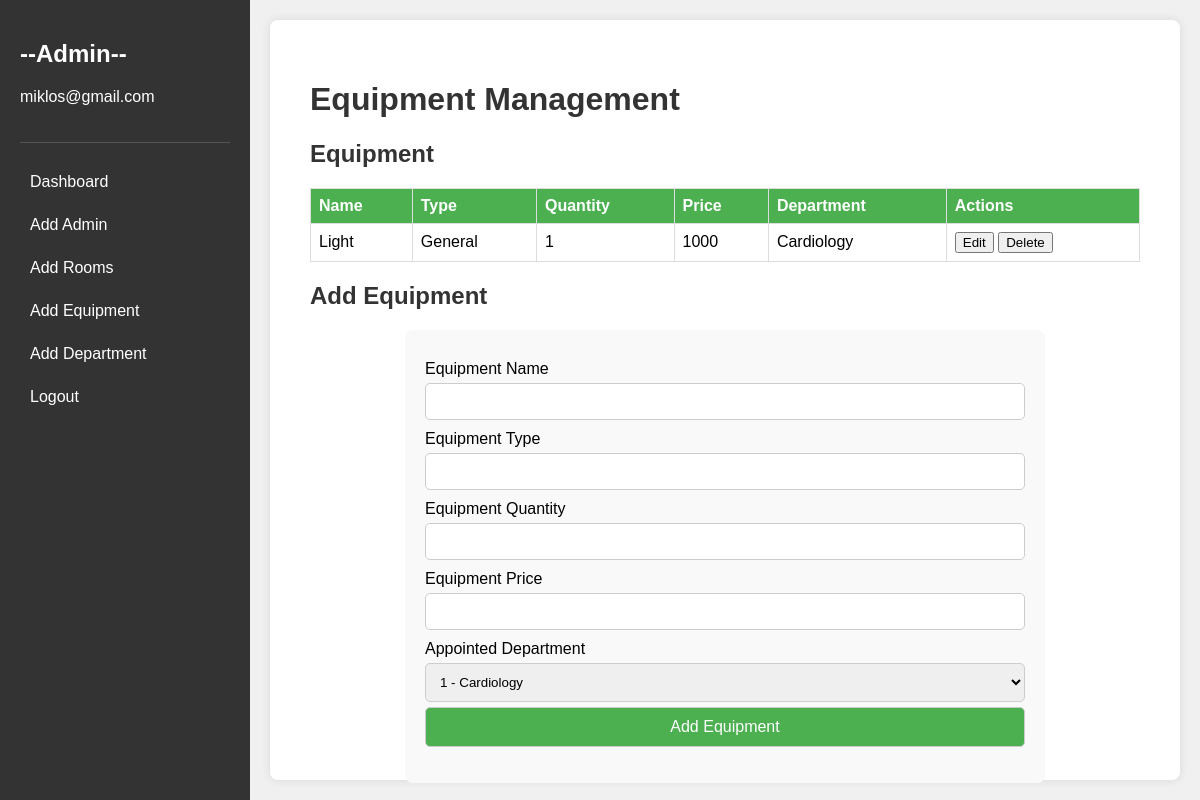
The app's page /adminLP/equipment (signed in), older data.
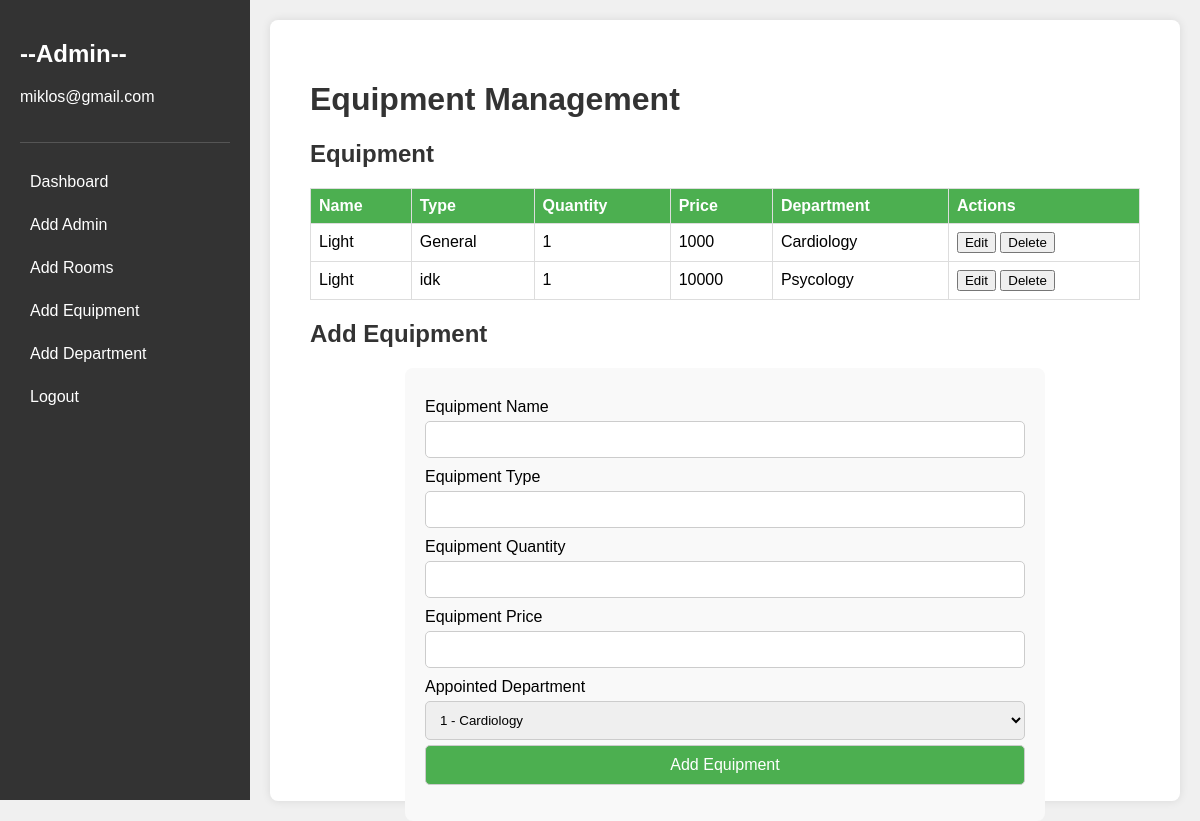
The same page, newer data.
### HPApp/models.py (models this page shows)
class Equipment(models.Model):
    eq_name = models.CharField(max_length=100, default='Unknown')
    eq_type = models.CharField(max_length=100, default='General')
    eq_qty = models.IntegerField(default=0)
    eq_price = models.IntegerField(default=0)
    department = models.ForeignKey(Department, on_delete=models.CASCADE, null=True, default=None)

class Department(models.Model):
    dep_name = models.CharField(max_length=100, default='Unknown')

### HPApp/views.py (the view, shortened to what this page needs)
# urls.py: path('adminLP/equipment', views.admin_equipment_management, name='admin_equipment_management'),
@login_required
def admin_equipment_management(request):
    success_message = ""
    selected_equipment = None
    equipment = models.Equipment.objects.all()
    departments = models.Department.objects.all()
    return render(request, 'admin_equipment_management.html', {
        'equipment': equipment,
        'success_message': success_message,
        'selected_equipment': selected_equipment,
        'departments': departments,
    })

### HPApp/models.py (called while the page is built)
    def __str__(self):
        return self.email

### HPApp/templates/admin_equipment_management.html (shortened to what this page needs)
<html>
    <head>
    </head>
    <body>
        <div class="sidebar">
            <div class="profile">
                <h2 class="profile-name">--Admin--</h2>
                <p class="profile-email">{{ user }}</p>
            </div>
            <nav class="sidebar-nav">
                <a href="{% url 'admin_LP' %}">Dashboard</a>
                <a href="{% url 'admin_addAdmin' %}">Add Admin</a>
                <a href="{% url 'admin_room_management' %}">Add Rooms</a>
                <a href="{% url 'admin_addEquipment' %}">Add Equipment</a>
                <a href="{% url 'admin_addDepartment' %}">Add Department</a>
                <a href="{% url 'logout' %}">Logout</a>
            </nav>
        </div>
            <div class="content">
                <h1>Equipment Management</h1>
            <h2>Equipment</h2>
            <table>
                <thead>
                    <tr>
                        <th>Name</th>
                        <th>Type</th>
                        <th>Quantity</th>
                        <th>Price</th>
                        <th>Department</th>
                        <th>Actions</th>
                    </tr>
                </thead>
                <tbody>
                    {% for eq in equipment %}
                    <tr>
                        <td>{{ eq.eq_name }}</td>
                        <td>{{ eq.eq_type }}</td>
                        <td>{{ eq.eq_qty }}</td>
                        <td>{{ eq.eq_price }}</td>
                        <td>{{ eq.department.dep_name }}</td>
                        <td>
                            <form method="GET" action="{% url 'admin_equipment_management' %}" style="display:inline;">
                                <button type="submit">Edit</button>
                            </form>
                            <form method="POST" action="{% url 'admin_equipment_management' %}" style="display:inline">
                                <button type="submit" onclick="return confirm('Are you sure you want to delete this equipment?');">Delete</button>
                            </form>
                        </td>
                    </tr>
                    {% empty %}
                        <tr>
                            <td colspan="6">No equipment found.</td>
                        </tr>
                    {% endfor %}
                </tbody>
            </table>
            <h2>{% if selected_appointment %}Update{% else %}Add{% endif %} Equipment</h2>
            <div class="form-container">
                <form method="POST" action="{% url 'admin_equipment_management' %}">
                    <label for="eq_name">Equipment Name</label>
                    <input type="text" id="eq_name" name="eq_name" value="{{ selected_equipment.eq_name }}" required>
                    <label for="eq_type">Equipment Type</label>
                    <input type="text" id="eq_type" name="eq_type" value="{{ selected_equipment.eq_type }}" required>
                    <label for="eq_quantity">Equipment Quantity</label>
                    <input type="number" id="eq_qty" name="eq_qty" value="{{ selected_equipment.eq_qty }}" min="0" required>
                    <label for="eq_type">Equipment Price</label>
                    <input type="number" id="eq_price" name="eq_price" value="{{ selected_equipment.eq_price }}" min="0" required>
                    <label for="department">Appointed Department</label>
                    <select id="department" name="department_id" required>
                        {% for department in departments %}
                            <option value="{{ department.id }}"
                                >
                                    {{ department.id }} - {{ department.dep_name }}
                            </option>
                        {% endfor %}
                    </select>
                    <button type="submit">{% if selected_equipment %}Update{% else %}Add{% endif %} Equipment</button>
                </form>
            </div>
        </div>
    </body>
</html>

Row changes from the older to the newer data that the page shows:
added Equipment: eq_name "Light", eq_type "idk", eq_qty "1", eq_price "10000", department.dep_name "Psycology"
